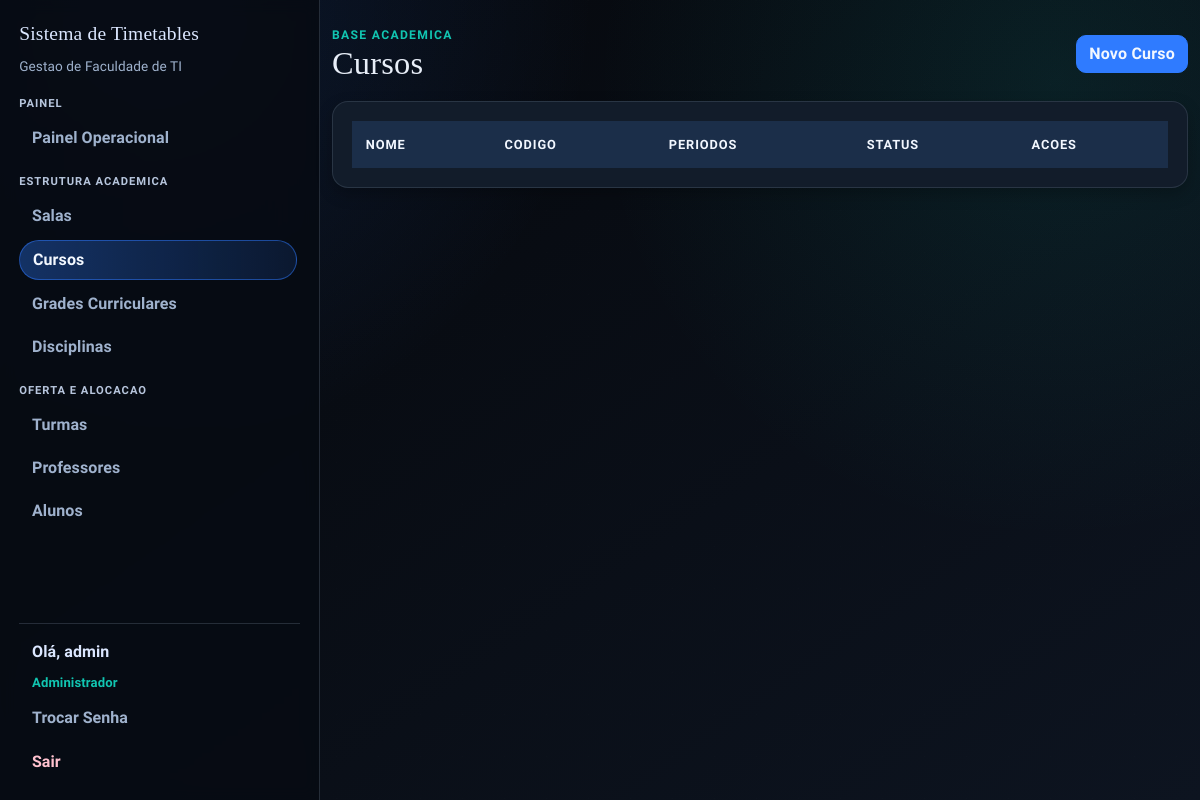
/cursos (signed in), run on an earlier commit of the app's database.
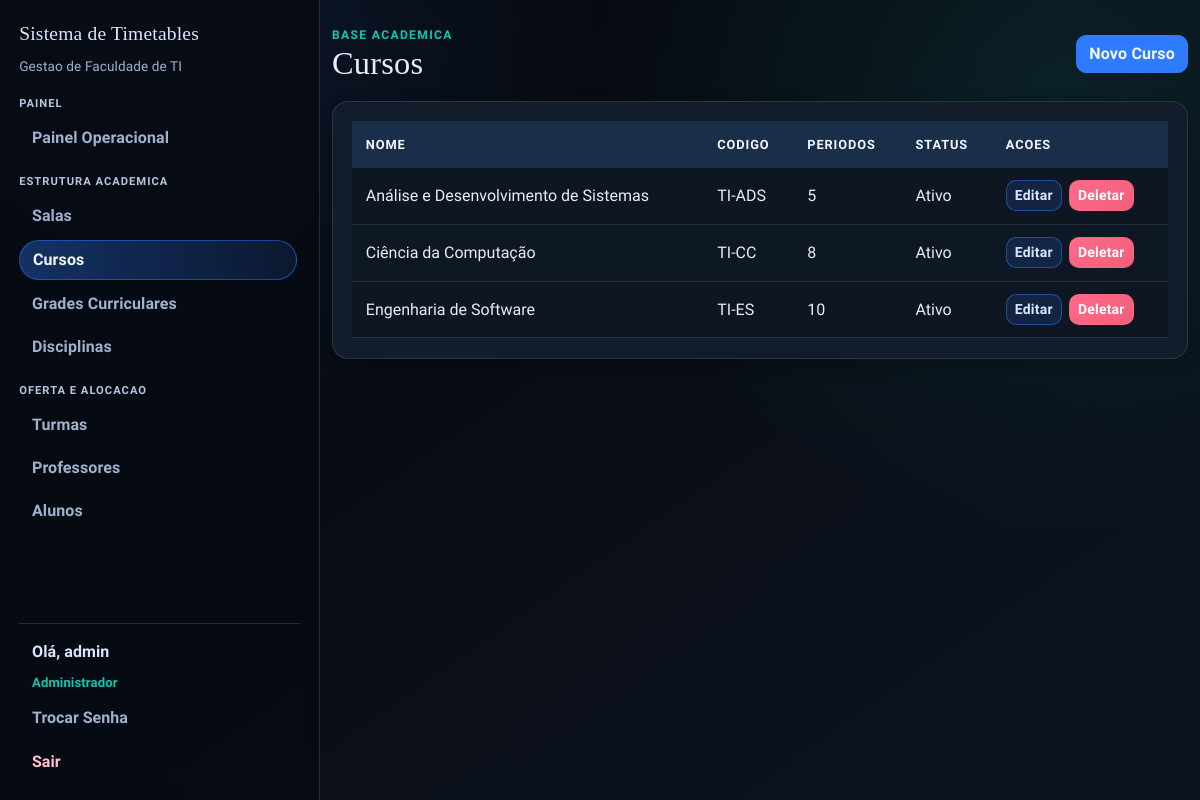
And on a later commit of the database.
### app/models.py (models this page shows, shortened)
class User(UserMixin, db.Model):
    id = db.Column(db.Integer, primary_key=True)
    username = db.Column(db.String(64), unique=True, nullable=False)
    email = db.Column(db.String(120), unique=True, nullable=False)
    password_hash = db.Column(db.String(128))
    role = db.Column(db.String(20), default='professor')  # 'admin' or 'professor'
    jornada_turnos = db.Column(db.String(40), nullable=False, default="vespertino_noturno")
    disciplinas_aptas = db.relationship(
        "Disciplina",
        secondary=professor_disciplina,
        lazy="select",
        backref=db.backref("professores_aptos", lazy="select"),
    )
    def is_admin(self):
        return self.role == 'admin'

class Curso(db.Model):
    id = db.Column(db.Integer, primary_key=True)
    nome = db.Column(db.String(120), nullable=False, unique=True)
    codigo = db.Column(db.String(20), nullable=False, unique=True)
    quantidade_periodos = db.Column(db.Integer, nullable=False, default=8)
    ativo = db.Column(db.Boolean, nullable=False, default=True)

### app/routes/admin.py (the view)
@bp.route("/cursos")
@login_required
@admin_required
def cursos():
    cursos = Curso.query.order_by(Curso.nome.asc()).all()
    delete_form = DeleteForm()
    return render_template("cursos.html", cursos=cursos, delete_form=delete_form)

### app/models.py (called while the page is built)
@login_manager.user_loader
def load_user(user_id):
    return db.session.get(User, int(user_id))

### app/routes/helpers.py (called while the page is built)
def admin_required_redirect():
    if getattr(current_user, "is_authenticated", False) and current_user.is_admin():
        return None
    flash("Acesso restrito ao administrador.", "danger")
    return redirect(url_for("main.index"))

def admin_required(view_func):
    @wraps(view_func)
    def wrapper(*args, **kwargs):
        guard = admin_required_redirect()
        if guard:
            return guard
        return view_func(*args, **kwargs)
    return wrapper

### templates/cursos.html (shortened to what this page needs)
{% extends "base.html" %}
{% block content %}
<section class="stagger-in">
  <div class="page-head">
    <div>
      <p class="eyebrow">Base Academica</p>
      <h1>Cursos</h1>
    </div>
    <a href="{{ url_for('main.new_curso') }}" class="btn btn-primary">Novo Curso</a>
  </div>
  <div class="surface table-shell">
    <div class="table-responsive">
      <table class="table">
        <thead>
          <tr>
            <th>Nome</th>
            <th>Codigo</th>
            <th>Periodos</th>
            <th>Status</th>
            <th>Acoes</th>
          </tr>
        </thead>
        <tbody>
          {% for curso in cursos %}
          <tr>
            <td>{{ curso.nome }}</td>
            <td>{{ curso.codigo }}</td>
            <td>{{ curso.quantidade_periodos }}</td>
            <td>{{ 'Ativo' if curso.ativo else 'Inativo' }}</td>
            <td class="actions-cell">
              <a href="{{ url_for('main.edit_curso', id=curso.id) }}" class="btn btn-sm btn-edit">Editar</a>
              <form
                method="POST"
                action="{{ url_for('main.delete_curso', id=curso.id) }}"
                class="d-inline"
                onsubmit="return confirm('Tem certeza que deseja deletar este curso?');"
              >
                <button type="submit" class="btn btn-sm btn-danger">Deletar</button>
              </form>
            </td>
          </tr>
          {% endfor %}
        </tbody>
      </table>
    </div>
  </div>
</section>
{% endblock %}

### templates/base.html (shortened to what this page needs)
<!doctype html>
<html lang="pt-br">
  <head>
    <link
      href="https://cdn.jsdelivr.net/npm/bootstrap@5.1.3/dist/css/bootstrap.min.css"
      rel="stylesheet"
    />
    <link rel="stylesheet" href="{{ url_for('static', filename='css/styles.css') }}" />
  </head>
  <body>
    {% if current_user.is_authenticated %}
    {% set current_endpoint = request.endpoint or '' %}
    <div class="app-shell">
      <aside class="app-sidebar">
        <a class="app-brand" href="{{ url_for('main.index') }}">Sistema de Timetables</a>
        <p class="sidebar-subtitle">Gestao de Faculdade de TI</p>
        <nav class="sidebar-nav">
          <ul class="nav flex-column gap-3">
            {% if current_user.is_admin() %}
            <li class="nav-group">
              <p class="sidebar-group-title">Painel</p>
              <a class="sidebar-link {{ 'is-active' if current_endpoint == 'main.admin_dashboard' else '' }}" href="{{ url_for('main.admin_dashboard') }}">Painel Operacional</a>
            </li>
            <li class="nav-group">
              <p class="sidebar-group-title">Estrutura Academica</p>
              <a class="sidebar-link {{ 'is-active' if current_endpoint in ['main.salas', 'main.new_sala', 'main.edit_sala'] else '' }}" href="{{ url_for('main.salas') }}">Salas</a>
              <a class="sidebar-link {{ 'is-active' if current_endpoint in ['main.cursos', 'main.new_curso', 'main.edit_curso'] else '' }}" href="{{ url_for('main.cursos') }}">Cursos</a>
              <a class="sidebar-link {{ 'is-active' if current_endpoint in ['main.grades', 'main.new_grade', 'main.edit_grade', 'main.grade_items', 'main.new_grade_item', 'main.edit_grade_item'] else '' }}" href="{{ url_for('main.grades') }}">Grades Curriculares</a>
              <a class="sidebar-link {{ 'is-active' if current_endpoint in ['main.disciplinas', 'main.new_disciplina', 'main.edit_disciplina'] else '' }}" href="{{ url_for('main.disciplinas') }}">Disciplinas</a>
            </li>
            <li class="nav-group">
              <p class="sidebar-group-title">Oferta e Alocacao</p>
              <a class="sidebar-link {{ 'is-active' if current_endpoint in ['main.turmas', 'main.new_turma', 'main.edit_turma', 'main.turma_quadro', 'main.turma_alunos', 'main.delete_turma_matricula', 'main.alocar_professor_timetable', 'main.alocar_professores_turma_lote'] else '' }}" href="{{ url_for('main.turmas') }}">Turmas</a>
              <a class="sidebar-link {{ 'is-active' if current_endpoint in ['main.professores', 'main.new_professor', 'main.edit_professor'] else '' }}" href="{{ url_for('main.professores') }}">Professores</a>
              <a class="sidebar-link {{ 'is-active' if current_endpoint in ['main.alunos', 'main.new_aluno', 'main.edit_aluno'] else '' }}" href="{{ url_for('main.alunos') }}">Alunos</a>
            </li>
            {% else %}
            <li class="nav-group">
              <p class="sidebar-group-title">Professor</p>
              <a class="sidebar-link {{ 'is-active' if current_endpoint == 'main.professor_dashboard' else '' }}" href="{{ url_for('main.professor_dashboard') }}">Minhas Turmas</a>
            </li>
            {% endif %}
          </ul>
        </nav>
        <div class="sidebar-user">
          <span class="sidebar-greeting">Ol&aacute;, {{ current_user.username }}</span>
          <span class="sidebar-role">{{ 'Administrador' if current_user.is_admin() else 'Professor' }}</span>
          <a class="sidebar-link {{ 'is-active' if current_endpoint == 'main.change_password' else '' }}" href="{{ url_for('main.change_password') }}">Trocar Senha</a>
          <a class="sidebar-link sidebar-link-logout" href="{{ url_for('main.logout') }}">Sair</a>
        </div>
      </aside>
      <main class="app-content">
        <div class="container app-main">
    {% endif %}
      {% block content %}{% endblock %}
    {% if current_user.is_authenticated %}
        </div>
      </main>
    </div>
    {% else %}
    </main>
    {% endif %}
  </body>
</html>

What changed in the data, as far as the page shows it:
added Curso: nome "Análise e Desenvolvimento de Sistemas", codigo "TI-ADS", quantidade_periodos "5", ativo "Ativo"
added Curso: nome "Ciência da Computação", codigo "TI-CC", quantidade_periodos "8", ativo "Ativo"
added Curso: nome "Engenharia de Software", codigo "TI-ES", quantidade_periodos "10", ativo "Ativo"
